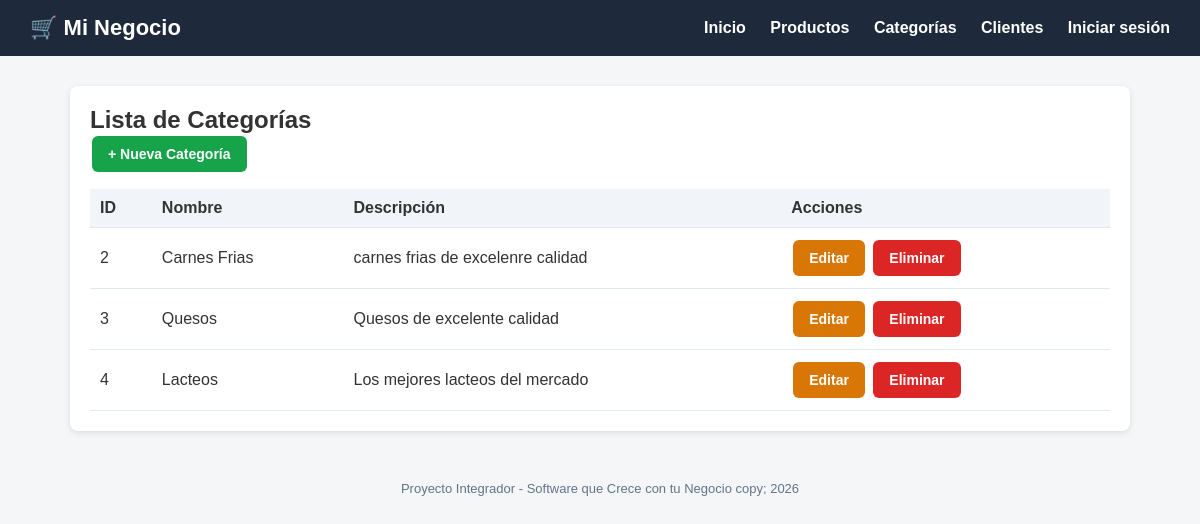
Page /categorias/ on the committed database.
### tienda/models.py (models this page shows, shortened)
class Categoria(models.Model):
    nombre = models.CharField(max_length=100)
    descripcion = models.TextField(blank=True, null=True)
    class Meta:
        verbose_name = "Categoria"
        verbose_name_plural = "Categorías"

### tienda/views.py (the view)
# urls.py: path('categorias/', views.lista_categorias, name='lista_categorias'),
def lista_categorias(request):
    categorias = Categoria.objects.all()
    return render(request, 'tienda/categorias/lista.html', {'categorias': categorias})

### tienda/templates/tienda/categorias/lista.html (shortened to what this page needs)
{% extends 'base.html' %}
{% block content %}
<div class="card">
    <h2>Lista de Categorías</h2>
    <a href="{% url 'crear_categoria' %}" class="btn btn-success">+ Nueva Categoría</a>
    <table>
        <thead>
            <tr><th>ID</th><th>Nombre</th><th>Descripción</th><th>Acciones</th></tr>
        </thead>
        <tbody>
            {% for categoria in categorias %}
            <tr>
                <td>{{ categoria.id }}</td>
                <td>{{ categoria.nombre }}</td>
                <td>{{ categoria.descripcion|default:"-" }}</td>
                <td>
                    <a href="{% url 'editar_categoria' categoria.pk %}" class="btn btn-warning">Editar</a>
                    <a href="{% url 'eliminar_categoria' categoria.pk %}" class="btn btn-danger">Eliminar</a>
                </td>
            </tr>
            {% empty %}
            <tr><td colspan="4">No hay categorías registradas.</td></tr>
            {% endfor %}
        </tbody>
    </table>
</div>
{% endblock %}

### templates/base.html (style rules this page uses)
* { margin: 0; padding: 0; box-sizing: border-box; }
body { font-family: Arial, sans-serif; background: #f4f6f8; color: #333; }
.card { background: #fff; border-radius: 8px; padding: 20px; box-shadow: 0 2px 6px rgba(0,0,0,0.1); margin-bottom: 20px; }
.btn { display: inline-block; padding: 10px 16px; border-radius: 6px; text-decoration: none; color: #fff; font-weight: bold; border: none; cursor: pointer; font-size: 14px; margin: 2px; }
.btn-success { background: #16a34a; }
.btn-danger { background: #dc2626; }
.btn-warning { background: #d97706; }
table { width: 100%; border-collapse: collapse; margin-top: 15px; }
th, td { padding: 10px; text-align: left; border-bottom: 1px solid #e2e8f0; }
th { background: #f1f5f9; }

### rows in the picture
Categoria: id "2", nombre "Carnes Frias", descripcion "carnes frias de excelenre calidad"
Categoria: id "3", nombre "Quesos", descripcion "Quesos de excelente calidad"
Categoria: id "4", nombre "Lacteos", descripcion "Los mejores lacteos del mercado"
